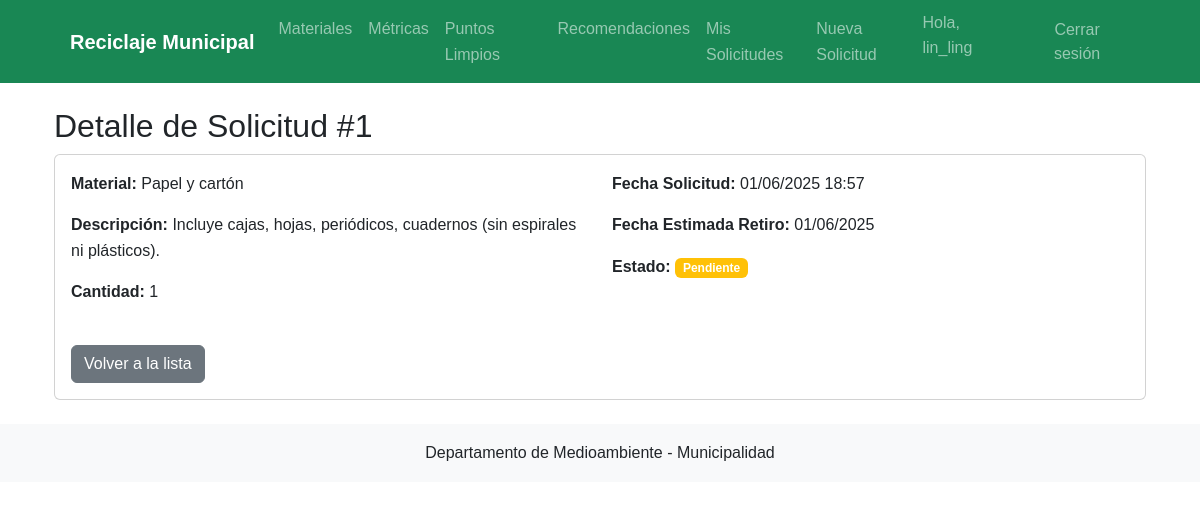
Screenshot of /solicitudes/1/ (signed in) with the database file from the repository.
### gestion_reciclaje/models.py (models this page shows, shortened)
class SolicitudRetiro(models.Model):
    ESTADOS = [
        ('PEN', 'Pendiente'),
        ('RUT', 'En ruta'),
        ('COM', 'Completada'),
        ('CAN', 'Cancelada'),
    ]
    ciudadano = models.ForeignKey(Ciudadano, on_delete=models.CASCADE, verbose_name="Ciudadano solicitante")
    material = models.ForeignKey(Material, on_delete=models.PROTECT, verbose_name="Material a retirar")
    cantidad = models.PositiveIntegerField(
        validators=[MinValueValidator(1)],
        verbose_name="Cantidad estimada"
    )
    fecha_solicitud = models.DateTimeField(auto_now_add=True, verbose_name="Fecha de solicitud")
    fecha_estimada = models.DateField(verbose_name="Fecha estimada de retiro")
    estado = models.CharField(
        max_length=3,
        choices=ESTADOS,
        default='PEN',
        verbose_name="Estado actual"
    )
    operario = models.ForeignKey(
        Operario,  # Cambiado de User a Operario (consistencia con tu modelo)
        on_delete=models.SET_NULL,
        null=True,
        blank=True,
        verbose_name="Operario asignado"
    )
    comentarios = models.TextField(blank=True, verbose_name="Observaciones")
    class Meta:
        verbose_name = "Solicitud de retiro"
        verbose_name_plural = "Solicitudes de retiro"
        ordering = ['-fecha_solicitud']
        permissions = [
            ("can_assign_request", "Puede asignar solicitudes a operarios"),
        ]

class Material(models.Model):
    codigo = models.CharField(max_length=4, primary_key=True, verbose_name="Código")
    nombre = models.CharField(max_length=50, verbose_name="Nombre del material")
    descripcion = models.TextField(verbose_name="Descripción")
    class Meta:
        verbose_name = "Material"
        verbose_name_plural = "Materiales"
        ordering = ['nombre']

### gestion_reciclaje/views.py (the view)
# urls.py: path('solicitudes/<int:pk>/', views.detalle_solicitud, name='detalle_solicitud'),
@login_required
def detalle_solicitud(request, pk):
    solicitud = get_object_or_404(SolicitudRetiro, pk=pk)
    if not (request.user.is_staff or
            (hasattr(request.user, 'operario') and solicitud.operario == request.user.operario) or
            (hasattr(request.user, 'ciudadano') and solicitud.ciudadano == request.user.ciudadano)):
        return HttpResponseForbidden("No tienes permiso para ver esta solicitud")
    return render(request, 'gestion_reciclaje/detalle_solicitud.html', {'solicitud': solicitud})

### gestion_reciclaje/templates/gestion_reciclaje/detalle_solicitud.html (shortened to what this page needs)
{% extends 'gestion_reciclaje/base.html' %}
{% block content %}
<div class="container">
    <h2>Detalle de Solicitud #{{ solicitud.id }}</h2>
    <div class="card">
        <div class="card-body">
            <div class="row">
                <div class="col-md-6">
                    <p><strong>Material:</strong> {{ solicitud.material.nombre }}</p>
                    <p><strong>Descripción:</strong> {{ solicitud.material.descripcion }}</p>
                    <p><strong>Cantidad:</strong> {{ solicitud.cantidad }}</p>
                </div>
                <div class="col-md-6">
                    <p><strong>Fecha Solicitud:</strong> {{ solicitud.fecha_solicitud|date:"d/m/Y H:i" }}</p>
                    <p><strong>Fecha Estimada Retiro:</strong> {{ solicitud.fecha_estimada|date:"d/m/Y" }}</p>
                    <p><strong>Estado:</strong>
                        <span class="badge
                            {% if solicitud.estado == 'PEN' %}bg-warning
                            {% elif solicitud.estado == 'RUT' %}bg-info
                            {% else %}bg-success{% endif %}">
                            {{ solicitud.get_estado_display }}
                        </span>
                    </p>
                </div>
            </div>
            <div class="mt-4">
                <a href="{% url 'solicitudes' %}" class="btn btn-secondary">Volver a la lista</a>
            </div>
        </div>
    </div>
</div>
{% endblock %}

### gestion_reciclaje/templates/gestion_reciclaje/base.html (shortened to what this page needs)
{% load static %}
<!DOCTYPE html>
<html lang="es">
<head>
    <link href="https://cdn.jsdelivr.net/npm/bootstrap@5.3.0/dist/css/bootstrap.min.css" rel="stylesheet">
    <link rel="stylesheet" href="{% static 'css/styles.css' %}">
</head>
<body>
    <header class="bg-success text-white">
        <div class="container">
            <nav class="navbar navbar-expand-lg navbar-dark">
                <div class="container-fluid">
                    <a class="navbar-brand" href="{% url 'index' %}">Reciclaje Municipal</a>
                    <div class="collapse navbar-collapse" id="navbarNav">
                        <ul class="navbar-nav me-auto">
                            <li class="nav-item">
                                <a class="nav-link" href="{% url 'materiales' %}">Materiales</a>
                            </li>
                            <li class="nav-item">
                                <a class="nav-link" href="{% url 'metricas' %}">Métricas</a>
                            </li>
                            <li class="nav-item">
                                <a class="nav-link" href="{% url 'puntos_limpios' %}">Puntos Limpios</a>
                            </li>
                            <li class="nav-item">
                                <a class="nav-link" href="{% url 'recomendaciones' %}">Recomendaciones</a>
                            </li>
                            {% if user.is_authenticated %}
                                <li class="nav-item">
                                    <a class="nav-link" href="{% url 'solicitudes' %}">Mis Solicitudes</a>
                                </li>
                                {% if user.ciudadano %}
                                <li class="nav-item">
                                    <a class="nav-link" href="{% url 'nueva_solicitud' %}">Nueva Solicitud</a>
                                </li>
                                {% endif %}
                            {% endif %}
                        </ul>
                        <ul class="navbar-nav">
                            {% if user.is_authenticated %}
                                <li class="nav-item">
                                    <span class="navbar-text me-3">Hola, {{ user.username }}</span>
                                </li>
                                <li class="nav-item">
                                    <form action="{% url 'logout' %}" method="post">
                                        <button type="submit" class="btn btn-link nav-link">Cerrar sesión</button>
                                    </form>
                                </li>
                            {% endif %}
                        </ul>
                    </div>
                </div>
            </nav>
        </div>
    </header>
    <main class="container my-4">
        {% block content %}{% endblock %}
    </main>
    <footer class="bg-light py-3 mt-4">
        <div class="container text-center">
            <p class="mb-0">Departamento de Medioambiente - Municipalidad</p>
        </div>
    </footer>
</body>
</html>

### gestion_reciclaje/static/css/styles.css (style rules this page uses)
body { font-family: 'Arial', sans-serif; line-height: 1.6; }
.navbar { padding: 0.5rem 1rem; }
.navbar-brand { font-weight: 600; }

### rows the page displays
SolicitudRetiro: id "1", material.nombre "Papel y cartón", material.descripcion "Incluye cajas, hojas, periódicos, cuadernos (sin espirales ni plásticos).", cantidad "1", fecha_solicitud "01/06/2025 18:57", fecha_estimada "01/06/2025", estado "Pendiente"

### other values shown
{{ user.username }} "lin_ling"
